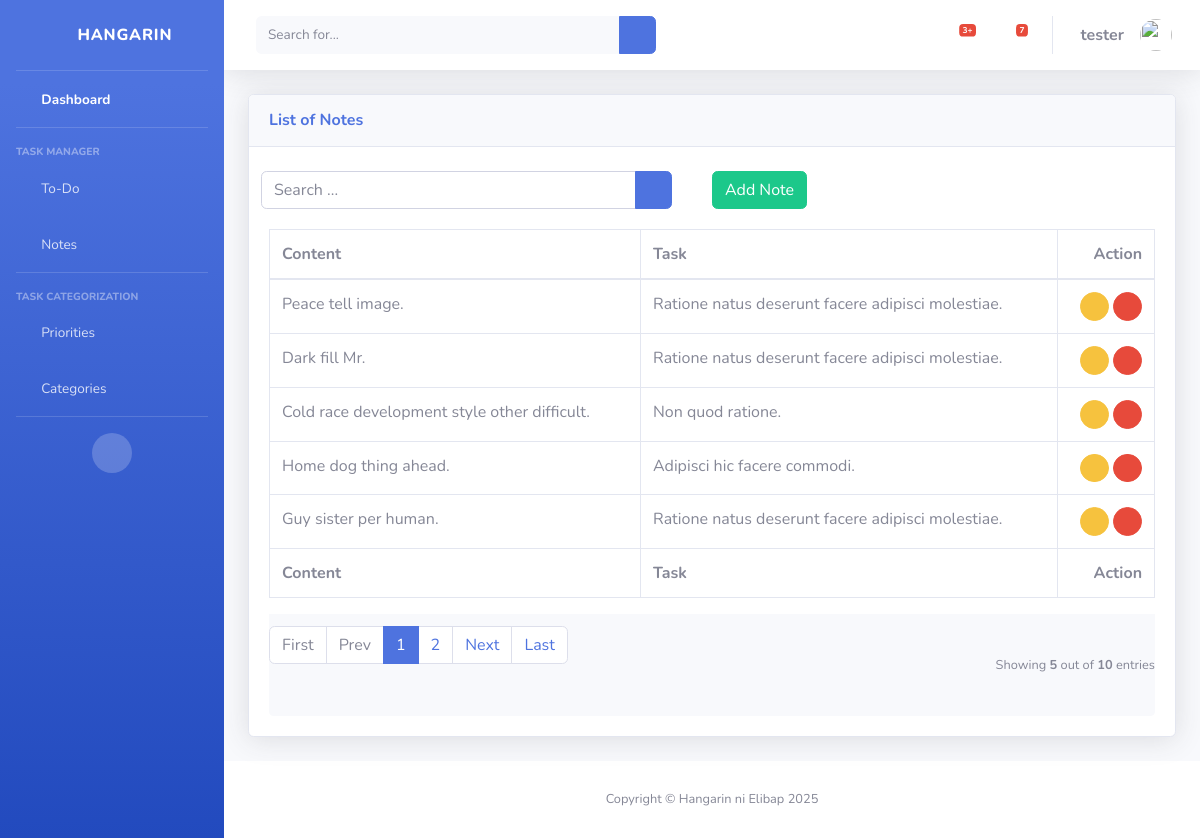
The page /note_list (signed in) on the database its author committed.
### taskmanager/models.py (models this page shows, shortened)
class BaseModel(models.Model):
    created_at = models.DateTimeField(auto_now_add=True, db_index=True)
    updated_at = models.DateTimeField(auto_now=True)
    class Meta:
        abstract = True

class Note(BaseModel):
    task = models.ForeignKey(Task, on_delete=models.CASCADE)
    content = models.CharField(max_length=150)

class Task(BaseModel):
    title = models.CharField(max_length=150)
    description = models.CharField(max_length=500)
    deadline = models.DateTimeField()
    status = models.CharField(max_length=50,
        choices=[
            ("Pending", "Pending"),
            ("In Progress ", "In Progress"),
            ("Completed", "Completed"),
        ], default="pending"
    )
    category = models.ForeignKey(Category, null=True, blank=True, on_delete=models.CASCADE)
    priority = models.ForeignKey(Priority, null=True, blank=True, on_delete=models.CASCADE)
    def __str__(self):
        return self.title

### taskmanager/views.py (the view)
# urls.py: path('note_list', NoteList.as_view(), name='note-list'),
class NoteList(LoginRequiredMixin, ListView):
    model = Note
    context_object_name = 'note'
    template_name = 'note_list.html'
    paginate_by = 5
    ordering = ["created_at", ]
    def get_queryset(self):
        qs = super().get_queryset()
        query = self.request.GET.get('q')
        if query:
            qs = qs.filter(
                Q(content__icontains=query)
            )
        return qs

### templates/note_list.html
{% extends 'base.html' %} {% load static %} {% block content %}
<div class="content">
    <div class="container-fluid">
        <div class="row">
            <div class="col-md-12">
                <div class="card shadow mb-4">
                    <div class="card-header py-3">
                        <h6 class="m-0 font-weight-bold text-primary">List of Notes</h6>
                    </div>
                    <br />
                    <div class="col-md-12 row">
                        <div class="col-md-6">
                            <form class="navbar-left navbar-form nav-search mr-md-3" action="{% url 'note-list' %}">
                                <div class="input-group">
                                    <input type="text" placeholder="Search ..." class="form-control" name="q" />
                                    <div class="input-group-append">
                                        <button class="btn btn-primary" type="submit">
                                            <i class="fas fa-search fa-sm"></i>
                                        </button>
                                    </div>
                                </div>
                            </form>
                        </div>
                        <div class="col-md-6">
                            <div class="pull-right">
                                <a href="{% url 'note-add' %}" class="btn btn-success btn-rounded">Add Note</a>
                            </div>
                        </div>
                    </div>
                    <div class="card-body">
                        <div class="table-responsive">
                            <table class="table table-bordered" id="dataTable" width="100%" cellspacing="0">
                                <thead>
                                    <tr>
                                        <th scope="col">Content</th>
                                        <th scope="col">Task</th>
                                        <th class="text-right" scope="col">Action</th>
                                    </tr>
                                </thead>
                                <tfoot>
                                    <tr>
                                        <th scope="col">Content</th>
                                        <th scope="col">Task</th>
                                        <th class="text-right" scope="col">Action</th>
                                    </tr>
                                </tfoot>
                                <tbody>
                                    {% for object in object_list %}
                                    <tr>
                                        <td>{{ object.content }}</td>
                                        <td>{{ object.task }}</td>
                                        <td class="text-right">
                                            <a class="btn btn-warning btn-circle btn-sm" href="note_list/{{ object.id }}">
                                                <i class="fas fa-wrench"></i>
                                            </a>
                                            <a class="btn btn-danger btn-circle btn-sm" href="note_list/{{ object.id }}/delete">
                                                <i class="fas fa-trash"></i>
                                            </a>
                                        </td>
                                    </tr>
                                    {% empty %}
                                    <tr>
                                        <td colspan="4" style="text-align: center">
                                            <p class="text-sm font-weight-bold mb-0">No Records Found</p>
                                        </td>
                                    </tr>
                                    {% endfor %}
                                </tbody>
                            </table>
                            {% include 'includes/pagination.html' %}
                        </div>
                    </div>
                </div>
            </div>
        </div>
    </div>
</div>
{% endblock %}

### templates/base.html (shortened to what this page needs)
{% load static %}
{% load pwa %}
<!DOCTYPE html>
<html lang="en">
<head>
    <link rel="stylesheet" href="{% static 'css/sb-admin-2.min.css' %}">
    <link href="{% static 'vendor/fontawesome-free/css/all.min.css' %}" rel="stylesheet" type="text/css">
</head>
<body id="page-top">
    <div id="wrapper">
        <ul class="navbar-nav bg-gradient-primary sidebar sidebar-dark accordion" id="accordionSidebar">
            <a class="sidebar-brand d-flex align-items-center justify-content-center" href="{% url 'home' %}">
                <div class="sidebar-brand-icon rotate-n-15">
                    <i class="fas fa-clipboard-list"></i>
                </div>
                <div class="sidebar-brand-text mx-3">Hangarin</div>
            </a>
            <hr class="sidebar-divider my-0">
            <li class="nav-item active">
                <a class="nav-link" href="{% url 'home' %}">
                    <i class="fas fa-fw fa-tachometer-alt"></i>
                    <span>Dashboard</span></a>
            </li>
            <hr class="sidebar-divider">
            <div class="sidebar-heading">
                Task Manager
            </div>
            <li class="nav-item">
                <a class="nav-link collapsed" href="#" data-toggle="collapse" data-target="#collapseUtilities"
                    aria-expanded="true" aria-controls="collapseUtilities">
                    <i class="fas fa-fw fa-clipboard-list"></i>
                    <span>To-Do</span>
                </a>
            </li>
            <li class="nav-item">
                <a class="nav-link" href="{% url 'note-list' %}">
                    <i class="fas fa-fw fa-comments"></i>
                    <span>Notes</span></a>
            </li>
            <hr class="sidebar-divider">
            <div class="sidebar-heading">
                Task Categorization
            </div>
            <li class="nav-item">
                <a class="nav-link" href="{% url 'priority-list' %}">
                    <i class="fas fa-fw fa-calendar"></i>
                    <span>Priorities</span></a>
            </li>
            <li class="nav-item">
                <a class="nav-link" href="{% url 'category-list' %}">
                    <i class="fas fa-fw fa-folder"></i>
                    <span>Categories</span></a>
            </li>
            <hr class="sidebar-divider d-none d-md-block">
            <div class="text-center d-none d-md-inline">
                <button class="rounded-circle border-0" id="sidebarToggle"></button>
            </div>
        </ul>
        <div id="content-wrapper" class="d-flex flex-column">
            <div id="content">
                <nav class="navbar navbar-expand navbar-light bg-white topbar mb-4 static-top shadow">
                    <form
                        class="d-none d-sm-inline-block form-inline mr-auto ml-md-3 my-2 my-md-0 mw-100 navbar-search">
                        <div class="input-group">
                            <input type="text" class="form-control bg-light border-0 small" placeholder="Search for..."
                                aria-label="Search" aria-describedby="basic-addon2">
                            <div class="input-group-append">
                                <button class="btn btn-primary" type="button">
                                    <i class="fas fa-search fa-sm"></i>
                                </button>
                            </div>
                        </div>
                    </form>
                    <ul class="navbar-nav ml-auto">
                        <li class="nav-item dropdown no-arrow mx-1">
                            <a class="nav-link dropdown-toggle" href="#" id="alertsDropdown" role="button"
                                data-toggle="dropdown" aria-haspopup="true" aria-expanded="false">
                                <i class="fas fa-bell fa-fw"></i>
                                <span class="badge badge-danger badge-counter">3+</span>
                            </a>
                        </li>
                        <li class="nav-item dropdown no-arrow mx-1">
                            <a class="nav-link dropdown-toggle" href="#" id="messagesDropdown" role="button"
                                data-toggle="dropdown" aria-haspopup="true" aria-expanded="false">
                                <i class="fas fa-envelope fa-fw"></i>
                                <span class="badge badge-danger badge-counter">7</span>
                            </a>
                        </li>
                        <li class="nav-item dropdown no-arrow">
                            <a class="nav-link dropdown-toggle" href="#" id="userDropdown" role="button"
                                data-toggle="dropdown" aria-haspopup="true" aria-expanded="false">
                                <span class="mr-3 d-none d-lg-inline text-gray-600"><b>{{ request.user.username }}</b></span>
                                <img class="img-profile rounded-circle"
                                    src="{% static 'img/undraw_profile.svg'%}">
                            </a>
                        </li>
                    </ul>
                </nav>
                {% block content %}
                {% endblock %}
            </div>
            <footer class="sticky-footer bg-white">
                <div class="container my-auto">
                    <div class="copyright text-center my-auto">
                        <span>Copyright &copy; Hangarin ni Elibap 2025</span>
                    </div>
                </div>
            </footer>
        </div>
    </div>
</body>
</html>

### rows shown on the page
Note: content "Peace tell image.", task "Ratione natus deserunt facere adipisci molestiae."
Note: content "Dark fill Mr.", task "Ratione natus deserunt facere adipisci molestiae."
Note: content "Cold race development style other difficult.", task "Non quod ratione."
Note: content "Home dog thing ahead.", task "Adipisci hic facere commodi."
Note: content "Guy sister per human.", task "Ratione natus deserunt facere adipisci molestiae."

### other values the page prints
{{ request.user.username }} "tester"
{{ page_num }} "1"
{{ page_num }} "2"
{{ object_list.count }} "5"
{{ paginator.count }} "10"
